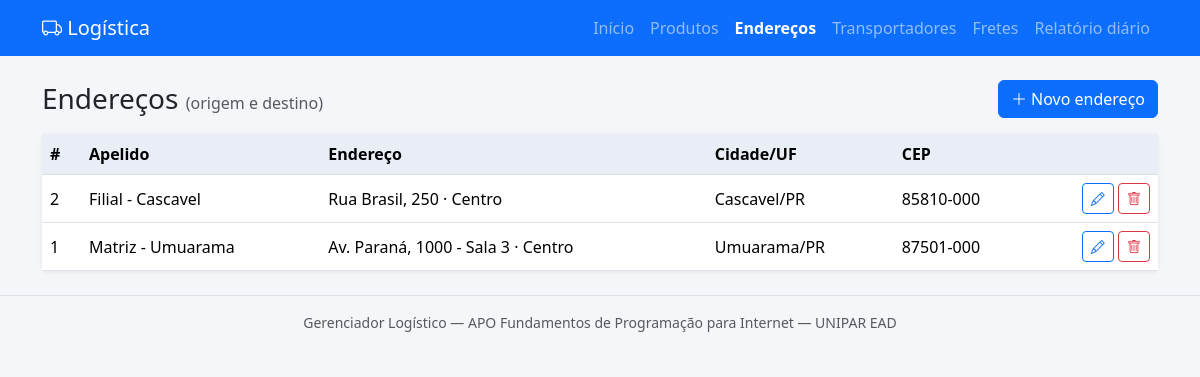
Screenshot of /enderecos/index.php with the database file from the repository.
### tables this page shows
CREATE TABLE IF NOT EXISTS enderecos (
    id INT AUTO_INCREMENT PRIMARY KEY,
    apelido VARCHAR(80) NOT NULL,
    cep VARCHAR(9) NOT NULL,
    logradouro VARCHAR(150) NOT NULL,
    numero VARCHAR(10) NOT NULL,
    complemento VARCHAR(80) NULL,
    bairro VARCHAR(80) NOT NULL,
    cidade VARCHAR(80) NOT NULL,
    uf CHAR(2) NOT NULL
);

### includes/db.php (called while the page is built, shortened)
<?php
function db(): PDO
{
    static $pdo = null;
    $cfg = require __DIR__ . '/../config/config.php';
    $opcoes = [
        PDO::ATTR_ERRMODE => PDO::ERRMODE_EXCEPTION,
        PDO::ATTR_DEFAULT_FETCH_MODE => PDO::FETCH_ASSOC,
    ];
    try {
        if ($cfg['driver'] === 'sqlite') {
            $pdo = new PDO('sqlite:' . $cfg['sqlite_arquivo'], null, null, $opcoes);
            $pdo->exec('PRAGMA foreign_keys = ON');
        } else {
            $dsn = "mysql:host={$cfg['host']};port={$cfg['porta']};dbname={$cfg['banco']};charset=utf8mb4";
            $pdo = new PDO($dsn, $cfg['usuario'], $cfg['senha'], $opcoes);
        }
    } catch (PDOException $e) {
        http_response_code(500);
        exit('<h3>Não foi possível conectar ao banco.</h3>'
            . '<p>Inicie o MySQL no XAMPP e acesse <a href="instalar.php">instalar.php</a> '
            . 'para criar o banco e as tabelas.</p>');
    }
    return $pdo;
}
function consulta(string $sql, array $params = []): PDOStatement
{
    $st = db()->prepare($sql);
    $st->execute($params);
    return $st;
}

### includes/helpers.php (called while the page is built, shortened)
<?php
require_once __DIR__ . '/db.php';
function e($valor): string
{
    return htmlspecialchars((string)$valor, ENT_QUOTES, 'UTF-8');
}

### enderecos/index.php (the view, shortened to what this page needs)
<?php
require __DIR__ . '/../includes/header.php';
$lista = consulta('SELECT * FROM enderecos ORDER BY apelido')->fetchAll();
?>
<div class="d-flex justify-content-between align-items-center mb-3">
    <h1 class="h3 mb-0">Endereços <small class="text-muted fs-6">(origem e destino)</small></h1>
    <a class="btn btn-primary" href="form.php"><i class="bi bi-plus-lg"></i> Novo endereço</a>
</div>
<div class="card"><div class="table-responsive">
<table class="table table-hover align-middle mb-0">
    <thead><tr><th>#</th><th>Apelido</th><th>Endereço</th><th>Cidade/UF</th><th>CEP</th><th></th></tr></thead>
    <tbody>
    <?php foreach ($lista as $a): ?>
        <tr>
            <td><?= $a['id'] ?></td>
            <td><?= e($a['apelido']) ?></td>
            <td><?= e($a['logradouro']) ?>, <?= e($a['numero']) ?><?= $a['complemento'] ? ' - ' . e($a['complemento']) : '' ?> &middot; <?= e($a['bairro']) ?></td>
            <td><?= e($a['cidade']) ?>/<?= e($a['uf']) ?></td>
            <td><?= e($a['cep']) ?></td>
            <td class="text-end text-nowrap">
                <a class="btn btn-sm btn-outline-primary" href="form.php?id=<?= $a['id'] ?>"><i class="bi bi-pencil"></i></a>
                <form class="d-inline" method="post" action="excluir.php" onsubmit="return confirm('Excluir este endereço?')">
                    <button class="btn btn-sm btn-outline-danger"><i class="bi bi-trash"></i></button>
                </form>
            </td>
        </tr>
    <?php endforeach; ?>
    </tbody>
</table></div></div>
<?php require __DIR__ . '/../includes/footer.php'; ?>

### assets/css/style.css (style rules this page uses)
body { background: #f4f6f9; }
.card { border: 0; box-shadow: 0 1px 4px rgba(0, 0, 0, .08); }
.table thead th { background: #e9eef6; white-space: nowrap; }

### rows the page displays
enderecos: id "2", apelido "Filial - Cascavel", logradouro "Rua Brasil", numero "250", bairro "Centro", cidade "Cascavel", uf "PR", cep "85810-000"
enderecos: id "1", apelido "Matriz - Umuarama", logradouro "Av. Paraná", numero "1000", complemento "Sala 3", bairro "Centro", cidade "Umuarama", uf "PR", cep "87501-000"

### other values shown
$rotulo "Início"
$rotulo "Produtos"
$rotulo "Endereços"
$rotulo "Transportadores"
$rotulo "Fretes"
$rotulo "Relatório diário"
